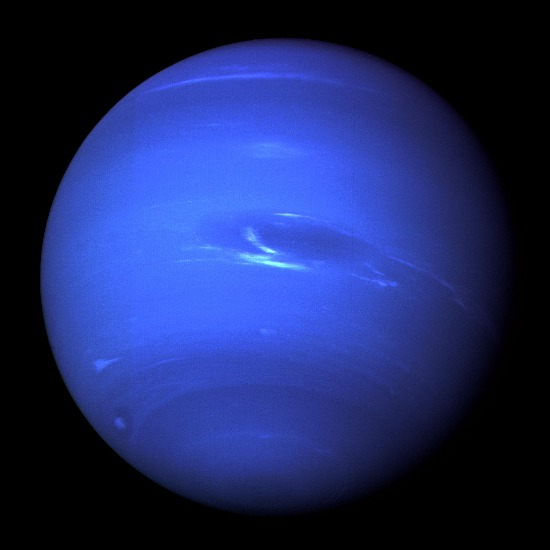
#> input picture OpenCV/images/p1.jpg, 550 x 550 px, found by its file name
$ python 3cv.py
#> lines starting #> are read from the running program, lines starting #| are printed output that depends on the picture
import cv2
import numpy as np
img1="p1.jpg"
img2="p2.jpg"

bry1=cv2.imread(img1)
#> bry1 is the input picture: shape (550, 550, 3); mean B, G, R 100.5, 41.4, 29.2
bry2=cv2.imread(img2)
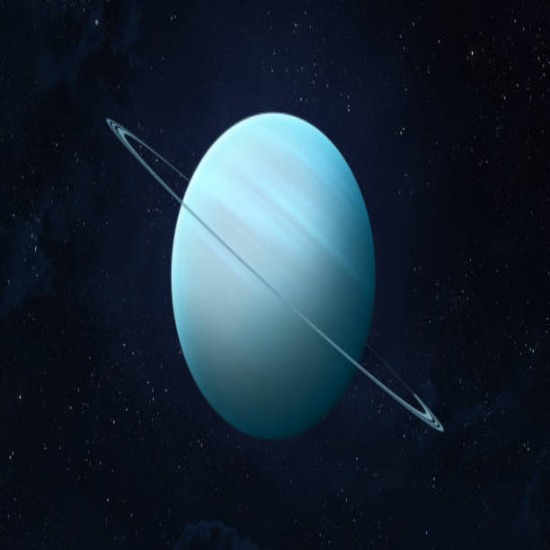
#> input picture OpenCV/images/p2.jpg, 550 x 550 px, found by its file name
#> bry2 is the input picture: shape (550, 550, 3); mean B, G, R 53.3, 39.5, 26

image1=np.concatenate((bry1,bry2),axis=0)
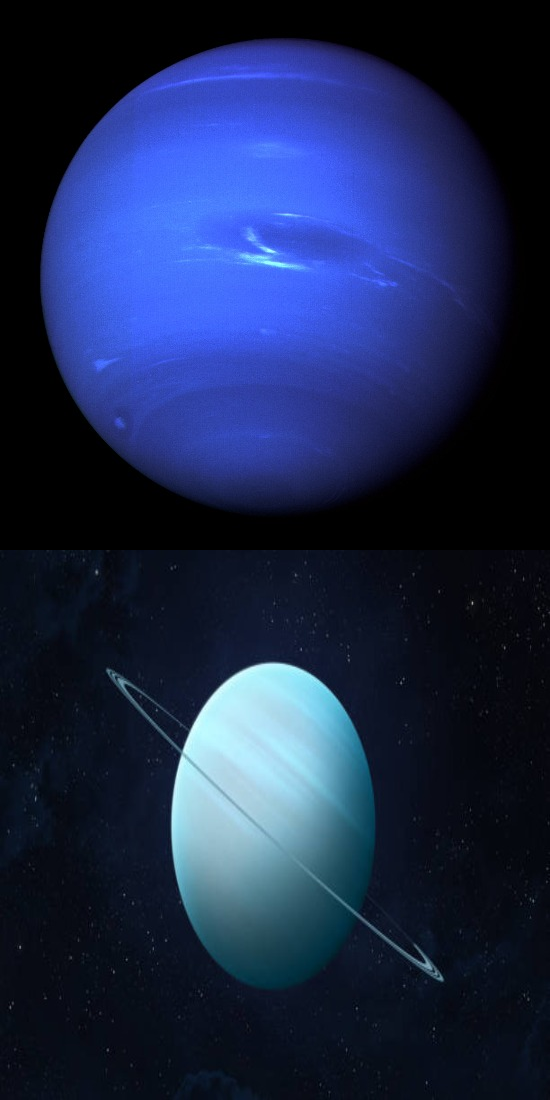
#> image1: shape (1100, 550, 3); mean B, G, R 76.9, 40.4, 27.6
cv2.imwrite('img1.png',image1)
